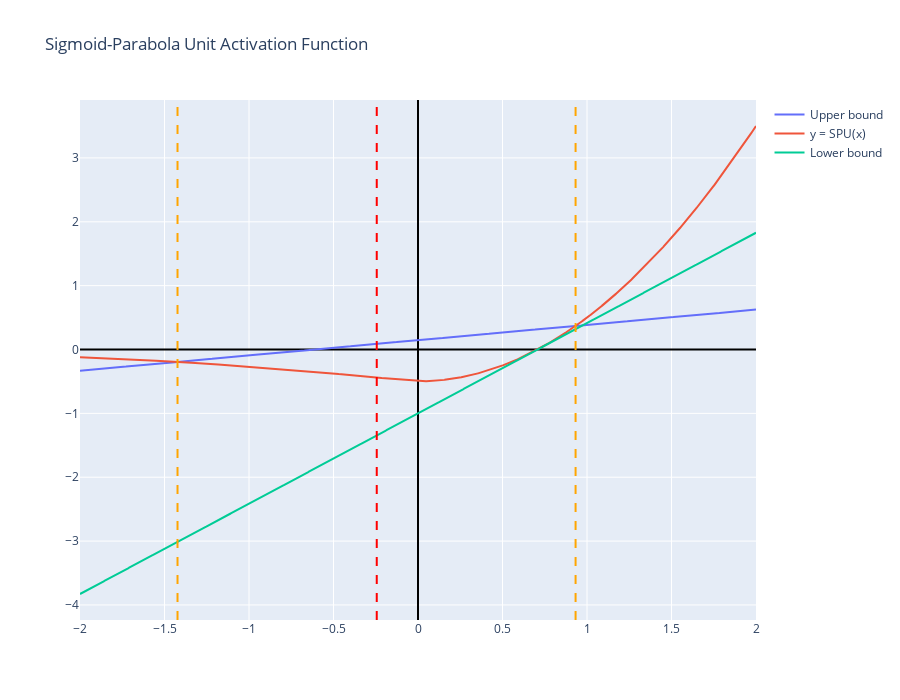

Here is the notebook cell this chart was saved with:
### Code cell
x_error = -0.24408222313370653
l = -1.4229721107058906
u = 0.9324498846633332

max_ = max(abs(l), abs(u))
k = max_ + 1 if max_ > 2 else 2

x = np.linspace(-k, k, 5000)
y = SPU(x)

fig = go.Figure()

w_l, b_l, w_u, b_u = compute_linear_bounds(l, u)


y_l = w_l * x + b_l
y_u = w_u * x + b_u


fig.add_trace(
    go.Scatter(
        x = x,
        y = y_u,
        name='Upper bound'
    )
)

fig.add_trace(
    go.Scatter(
        x=x,
        y=y,
        name='y = SPU(x)'
    ),
)

fig.add_trace(
    go.Scatter(
        x=x,
        y=y_l,
        name="Lower bound"
    )
)


fig.add_vline(
    x = l,
    line_dash = 'dash',
    name=f'x = {l}',
    line=dict(color='orange')
)


fig.add_vline(
    x = u,
    line_dash = 'dash',
    name=f'x = {u}',
    line=dict(color='orange'),
)

fig.add_vline(
    x=x_error,
    line_dash = 'dash',
    name=f'x = {u}',
    line=dict(color='red'),
)

fig.update_layout(title='Sigmoid-Parabola Unit Activation Function', height=700, hovermode='x unified')
fig.update_xaxes(zerolinecolor='black', showline=False)
fig.update_yaxes(zerolinecolor='black', showline=False)

fig.show()

### Figure 1 — Plotly figure (JSON) as saved in the notebook; plotly's stock layout.template omitted (floating-point values rounded to 4 significant figures; data arrays with more than 128 entries replaced by an {"elided": "..."} marker saying what was removed)
{"data": [{"name": "Upper bound", "type": "scatter", "x": {"elided": "5000 float values"}, "y": {"elided": "5000 float values"}}, {"name": "y = SPU(x)", "type": "scatter", "x": {"elided": "5000 float values"}, "y": {"elided": "5000 float values"}}, {"name": "Lower bound", "type": "scatter", "x": {"elided": "5000 float values"}, "y": {"elided": "5000 float values"}}], "layout": {"height": 700, "hovermode": "x unified", "shapes": [{"line": {"color": "orange", "dash": "dash"}, "name": "x = -1.4229721107058906", "type": "line", "x0": -1.423, "x1": -1.423, "xref": "x", "y0": 0, "y1": 1, "yref": "y domain"}, {"line": {"color": "orange", "dash": "dash"}, "name": "x = 0.9324498846633332", "type": "line", "x0": 0.9324, "x1": 0.9324, "xref": "x", "y0": 0, "y1": 1, "yref": "y domain"}, {"line": {"color": "red", "dash": "dash"}, "name": "x = 0.9324498846633332", "type": "line", "x0": -0.2441, "x1": -0.2441, "xref": "x", "y0": 0, "y1": 1, "yref": "y domain"}], "title": {"text": "Sigmoid-Parabola Unit Activation Function"}, "xaxis": {"showline": false, "zerolinecolor": "black"}, "yaxis": {"showline": false, "zerolinecolor": "black"}}}
